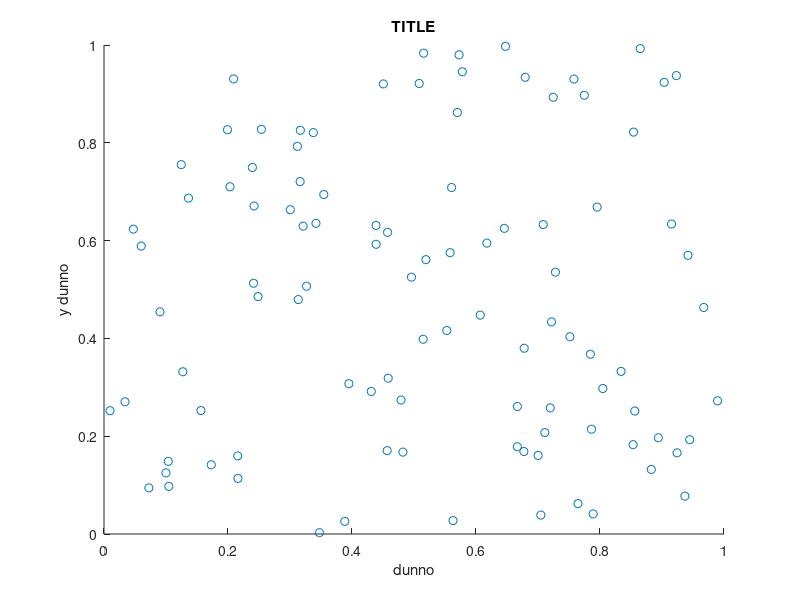

Write the MATLAB code that produced this figure.
% do not print
a = 10;

% matrices
[1 2 3; 2 3 3]

1:5
1:2:10

M=[1 2 3; 1,2,3; 3,2,1]

M(1:2:3, 1) = 0
M(1:2, 2:3) = -1

% clear out all shit
clear all;
close all;
clc;


% plot
xAxis = [0:0.1:2*pi]
yAxis = sin(xAxis)
plot(xAxis, yAxis)


% scatter
scatter(rand(100,1),rand(100, 1))
xlabel('dunno')
ylabel('y dunno')
title('TITLE')

